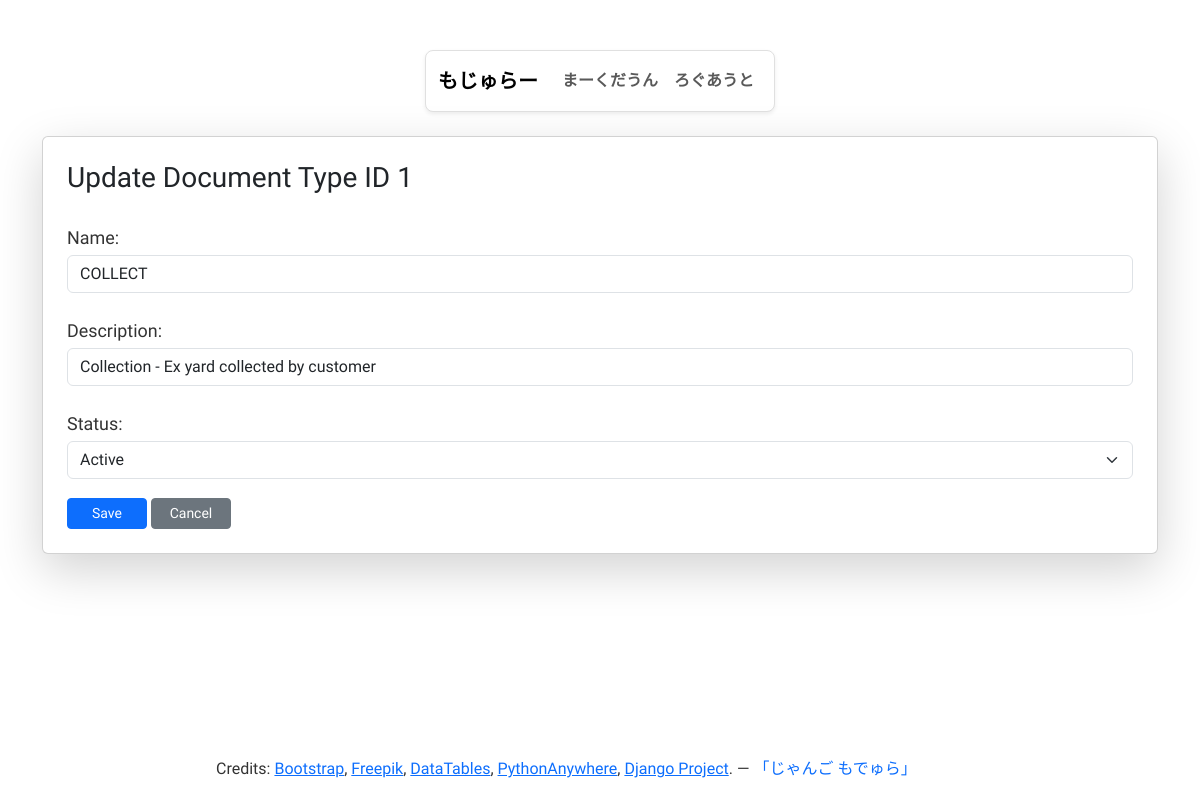
/doctype/update/1/ (signed in), run on the app's committed database.
### apps/doctype/models.py (models this page shows, shortened)
class StockDocType(models.Model):
    STATUS_CHOICES = [
        (1, 'Active'),
        (2, 'Inactive'),
    ]
    id = models.AutoField(primary_key=True)
    name = models.CharField(max_length=255, unique=True)
    description = models.TextField(null=True, blank=True)
    status = models.IntegerField(choices=STATUS_CHOICES, default=1)
    created_at = models.DateTimeField()
    updated_at = models.DateTimeField()
    class Meta:
        db_table = 'stock_document_type'
        managed = False  # Do NOT let Django alter the table

### apps/doctype/views.py (the view)
# urls.py: path('update/<int:pk>/', views.update_record, name='update'),
@login_required
def update_record(request, pk):
    record = get_object_or_404(StockDocType, pk=pk)
    if not (request.user.is_superuser or request.user.groups.filter(name='Admin').exists()):
        messages.warning(request, "You do not have permission to edit document types.")
        return redirect('doctype:index')
    if request.method == 'POST':
        form = StockDocTypeForm(request.POST, instance=record)
        if form.is_valid():
            updated = form.save(commit=False)
            updated.updated_at = timezone.now()
            updated.save()
            return redirect('doctype:index')
    else:
        form = StockDocTypeForm(instance=record)
    return render(request, 'doctype/form.html', {
        'title': f'Update Document Type ID {record.id}',
        'form': form,
    })

### apps/doctype/forms.py
class StockDocTypeForm(forms.ModelForm):
    STATUS_CHOICES = [
        (1, 'Active'),
        (2, 'Inactive'),
    ]
    status = forms.ChoiceField(
        choices=STATUS_CHOICES,
        widget=forms.Select(attrs={'class': 'form-select'})
    )
    class Meta:
        model = StockDocType
        fields = ['name', 'description', 'status']  # exclude created_at and updated_at
        widgets = {
            'name': forms.TextInput(attrs={'class': 'form-control'}),
            'description': forms.TextInput(attrs={'class': 'form-control'}),
        }

### apps/doctype/templates/doctype/form.html (shortened to what this page needs)
{% extends 'base.html' %}
{% block content %}
<div class="card shadow-lg p-4 mb-3">
    <h3 class="mb-4">{{ title }}</h3>
    <form method="post">
        {{ form.as_p }}
        <button type="submit" class="btn btn-primary btn-sm">Save</button>
        <a href="{% url 'doctype:index' %}" class="btn btn-secondary btn-sm">Cancel</a>
    </form>
</div>
{% endblock %}

### static/css/style.css (style rules this page uses)
body { font-family: "Neucha", Arial, Helvetica, sans-serif; line-height: 1.7; color: #222; background-color: #fff; padding-top: 50px; }
p { font-size: 1.25rem; line-height: 1.8; font-weight: 400; color: #333; margin-bottom: 1.2rem; text-align: justify; }
table, table td, table th, button, select, select option, label { font-family: "Neucha", Arial, Helvetica, sans-serif; font-size: 1.12rem; line-height: 1.55; font-weight: 400; color: #333; }
.card { max-width: 100%; width: 1280px; margin: 0 auto; background-color: #fff; }
.btn-sm { min-width: 80px; }
html, body { height: 100%; }
body.d-flex.flex-column { min-height: 100vh; }
body { display: flex; flex-direction: column; }

### data on the page
StockDocType: name "COLLECT", description "Collection - Ex yard collected by customer", status "Active"

### other printed values
{{ title }} "Update Document Type ID 1"
